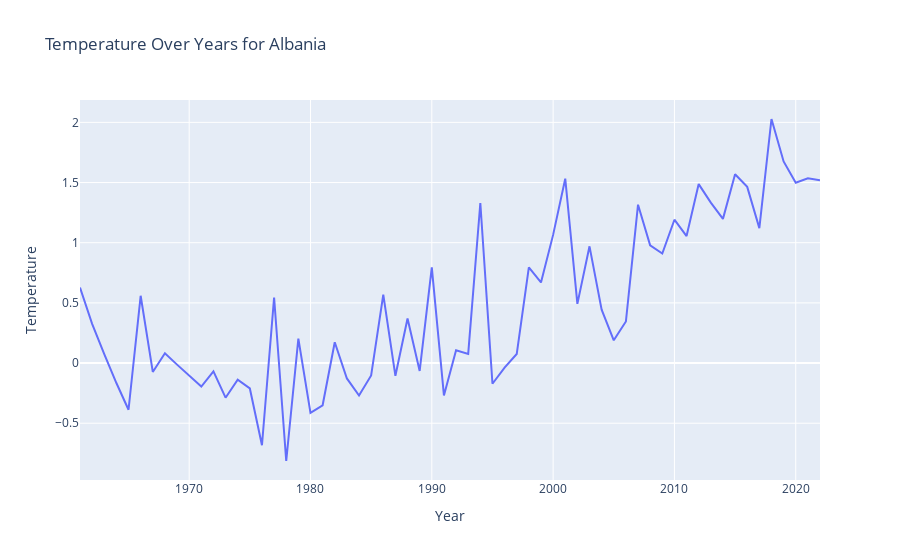

Here is the notebook cell this chart was saved with:
### Code cell
import plotly.express as px

# Filter the DataFrame for Albania
new_df = df[df["Country"] == "Albania"]

# Melt the DataFrame to long format
years = [col for col in new_df.columns if col.startswith("F")]
melted_df = new_df.melt(id_vars=["Country"], value_vars=years, var_name="Year", value_name="Temperature")

# Remove non-numeric characters from the 'Year' column
melted_df["Year"] = melted_df["Year"].str.extract('(\d+)').astype(int)

# Plot using Plotly
fig = px.line(melted_df, x="Year", y="Temperature", title="Temperature Over Years for Albania")
fig.show()

### Figure 1 — Plotly figure (JSON) as saved in the notebook; plotly's stock layout.template omitted (floating-point values rounded to 4 significant figures)
{"data": [{"hovertemplate": "Year=%{x}<br>Temperature=%{y}<extra></extra>", "legendgroup": "", "line": {"color": "#636efa", "dash": "solid"}, "marker": {"symbol": "circle"}, "mode": "lines", "name": "", "orientation": "v", "showlegend": false, "type": "scatter", "x": [1961, 1962, 1963, 1964, 1965, 1966, 1967, 1968, 1969, 1970, 1971, 1972, 1973, 1974, 1975, 1976, 1977, 1978, 1979, 1980, 1981, 1982, 1983, 1984, 1985, 1986, 1987, 1988, 1989, 1990, 1991, 1992, 1993, 1994, 1995, 1996, 1997, 1998, 1999, 2000, 2001, 2002, 2003, 2004, 2005, 2006, 2007, 2008, 2009, 2010, 2011, 2012, 2013, 2014, 2015, 2016, 2017, 2018, 2019, 2020, 2021, 2022], "xaxis": "x", "y": [0.627, 0.326, 0.075, -0.166, -0.388, 0.559, -0.074, 0.081, -0.013, -0.106, -0.195, -0.069, -0.288, -0.139, -0.211, -0.683, 0.545, -0.814, 0.203, -0.414, -0.351, 0.173, -0.128, -0.27, -0.103, 0.569, -0.106, 0.37, -0.066, 0.795, -0.269, 0.106, 0.076, 1.33, -0.172, -0.038, 0.075, 0.795, 0.67, 1.065, 1.532, 0.492, 0.97, 0.444, 0.189, 0.345, 1.316, 0.978, 0.91, 1.191, 1.055, 1.487, 1.333, 1.198, 1.569, 1.464, 1.121, 2.028, 1.675, 1.498, 1.536, 1.518], "yaxis": "y"}], "layout": {"legend": {"tracegroupgap": 0}, "title": {"text": "Temperature Over Years for Albania"}, "xaxis": {"anchor": "y", "domain": [0, 1], "title": {"text": "Year"}}, "yaxis": {"anchor": "x", "domain": [0, 1], "title": {"text": "Temperature"}}}}
